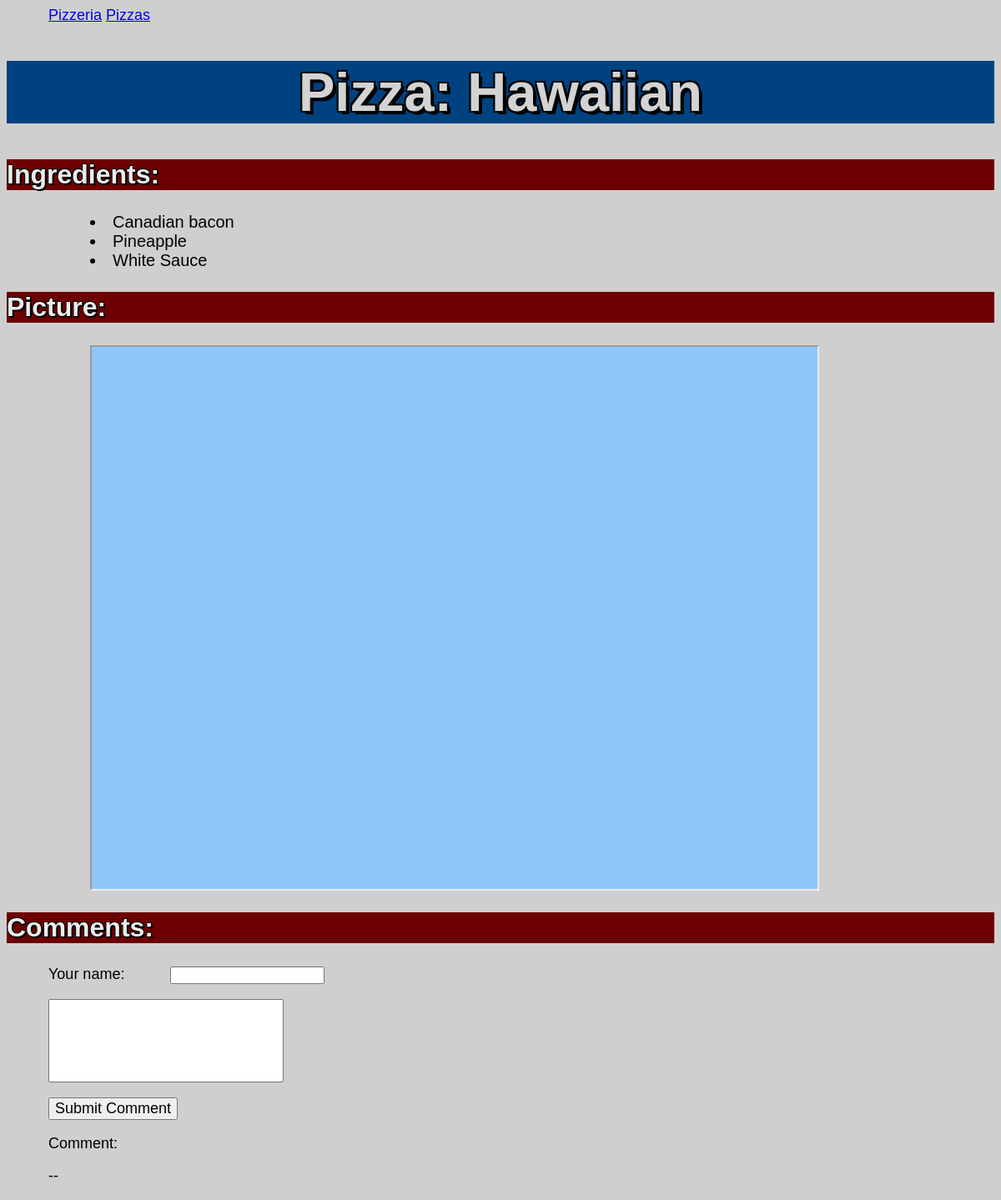
Page /pizza/1/ on the committed database.
### pizzas/models.py (models this page shows, shortened)
class Pizza(models.Model):
    name = models.CharField(max_length=200)
    def __str__(self):
        return self.name

class Toppings(models.Model):
    name = models.CharField(max_length=200)
    pizza = models.ForeignKey(Pizza, on_delete=models.CASCADE)
    class Meta:
        verbose_name_plural = "Toppings"

### pizzas/views.py (the view)
# urls.py: path("pizza/<int:pizza_id>/", views.pizza, name="pizza"),
def pizza(request, pizza_id):
    pizza = Pizza.objects.get(id=pizza_id)
    toppings = Toppings.objects.order_by("name")
    context = {"pizza": pizza, "toppings": toppings}
    return render(request, "pizzas/pizza.html", context)

### pizzas/templates/pizzas/pizza.html (shortened to what this page needs)
{% extends "pizzas/base.html" %}
{% block content %}
<body style="background-color:rgb(207, 207, 207)">
    <body>
        <h1> Pizza: {{ pizza }} </h1>
        <h2>Ingredients: </h2>
        <u1> {% for topping in toppings %}
            {% if pizza == topping.pizza %}
            <li>
                {{ topping.name }}
            </li>
            {% endif %}
            {% endfor %}
        </u1>
        <h2>Picture:</h2>
        {% if pizza.name == "Hawaiian" %}
        <iframe src="https://www.cookingpanda.com/wp-content/uploads/2020/04/Hawaiian-Pizza.jpg" width="870"
            height="650"></iframe>
        {% endif %}
        <form>
            <h2> Comments: </h2>
            <p>Your name:
                <input type="text" id="userName" tabindex="1"=></input>
            </p>
            <input type="text" id="userInput" tabindex="1" style="height:100px; font-size:16pt;"></input>
        </form>
        <button onclick="printcomment()" type="submit" name="btn2">Submit Comment</button>
        <p>Comment: </p>
        <p>-- </p>
    </body>
    {% endblock content %}

### pizzas/templates/pizzas/pizza.html (style rules this page uses)
h1 { background-color: rgb(0, 66, 128); color: rgb(211, 211, 211); font-size: 65px; text-align: center; font-family: Arial, Helvetica, sans-serif, serif; text-shadow: 4px 4px 0 #000, -2px -2px 0 #000, 2px -2px 0 #000, -2px 2px 0 #000, 2px 2px 0 #000; }
p { color: black; margin-left: 50px; font-family: Arial, Helvetica, sans-serif; font-size: 18px; }
h2 { font-size: 32px; font-family: 'Trebuchet MS', 'Lucida Sans Unicode', 'Lucida Grande', 'Lucida Sans', Arial, sans-serif; background-color: rgb(109, 0, 0); color: rgb(236, 236, 236); text-shadow: 2px 2px 0 #000000, -.75px -.75px 0 #000000, .75px -.75px 0 #000000, -.75px .75px 0 #000000, .75px .75px 0 #000000; }
iframe { align-content: center; margin-left: 100px; margin-right: auto; background-color: rgb(144, 199, 250); display: inline; }
li { font-size: 20px; margin-left: 100px; font-family: Arial, Helvetica, sans-serif; }
button { margin-left: 50px; font-family: Arial, Helvetica, sans-serif; font-size: 18px; }
input { margin-left: 50px; }

### rows in the picture
Pizza: name "Hawaiian"
Toppings: name "Canadian bacon"
Toppings: name "Pineapple"
Toppings: name "White Sauce"
